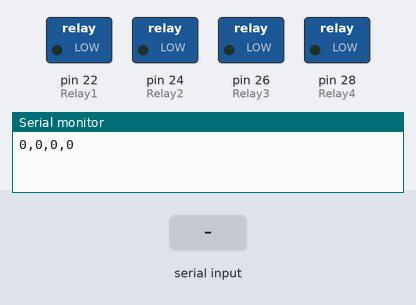
A sketch run on a simulated Arduino Mega 2560, built with avr-gcc and run on an emulated ATmega2560. On the bench: switched loads named in the sketch (green lamp = pin HIGH), the last lines printed to the serial monitor. The inputs (shaded band) are chosen by the test bench.

Above: at 1.2 s.
1.3 s: "a" received over Serial
At 2.7 s:
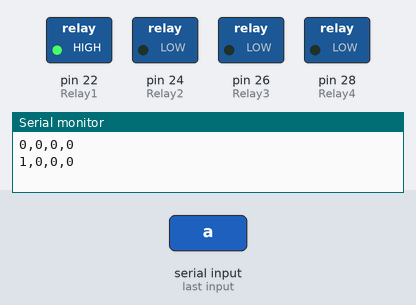
3.5 s: "c" received over Serial
At 4.3 s:
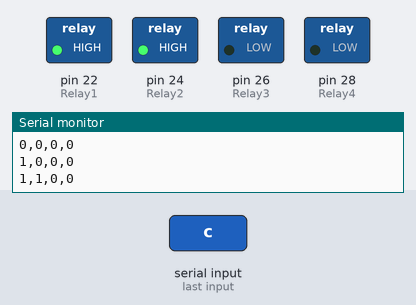
5.5 s: "b" received over Serial
At 7.2 s:
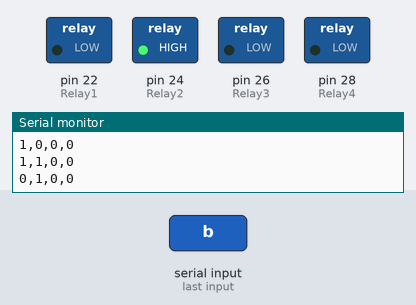
7.5 s: "e" received over Serial
At 8.8 s:
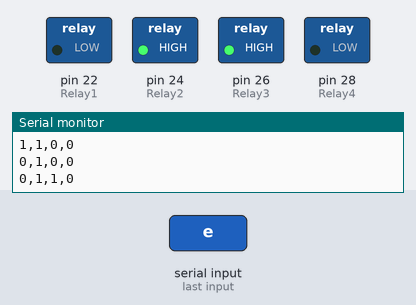
9.5 s: "d" received over Serial
At 10.5 s:
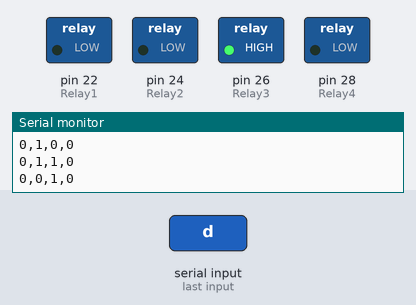
11.5 s: "g" received over Serial
At 13.3 s:
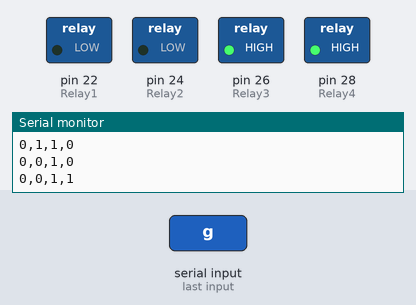
Timing chart, 0 to 14.5 s (numbered marks = the images above; inputs shaded):
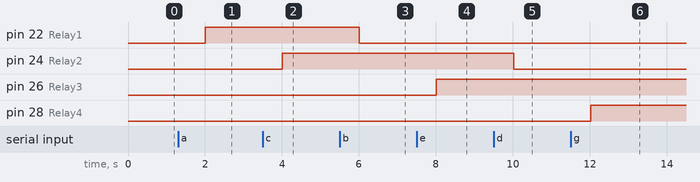

Measured:
- after the input at 1.3 s, pin 22 (Relay1): LOW → HIGH after 0.70 s
- after the input at 3.5 s, pin 24 (Relay2): LOW → HIGH after 0.51 s
- after the input at 5.5 s, pin 22 (Relay1): HIGH → LOW after 0.51 s
- after the input at 7.5 s, pin 26 (Relay3): LOW → HIGH after 0.51 s
- after the input at 9.5 s, pin 24 (Relay2): HIGH → LOW after 0.52 s
- after the input at 11.5 s, pin 28 (Relay4): LOW → HIGH after 0.52 s

The sketch:

Relay.ino
```cpp
#define Relay1 22
#define Relay2 24
#define Relay3 26
#define Relay4 28

int Relay1Value = 0;
int Relay2Value = 0;
int Relay3Value = 0;
int Relay4Value = 0;

void setup()
{
  Serial.begin(9600);
  pinMode(Relay1, OUTPUT);
  pinMode(Relay2, OUTPUT);
  pinMode(Relay3, OUTPUT);
  pinMode(Relay4, OUTPUT);
}

void loop()
{
  if (Serial.available()) {
    delay(3);
    char c = Serial.read();
    if (c == 'a') {
      digitalWrite(Relay1, HIGH);
      Relay1Value = 1;
    }
    if (c == 'b') {
      digitalWrite(Relay1, LOW);
      Relay1Value = 0;
    }
    if (c == 'c') {
      digitalWrite(Relay2, HIGH);
      Relay2Value = 1;
    }
    if (c == 'd') {
      digitalWrite(Relay2, LOW);
      Relay2Value = 0;
    }
    if (c == 'e') {
      digitalWrite(Relay3, HIGH);
      Relay3Value = 1;
    }
    if (c == 'f') {
      digitalWrite(Relay3, LOW);
      Relay3Value = 0;
    }
    if (c == 'g') {
      digitalWrite(Relay4, HIGH);
      Relay4Value = 1;
    }
    if (c == 'h') {
      digitalWrite(Relay4, LOW);
      Relay4Value = 0;
    }
  }
  String data = String(Relay1Value) + "," + String(Relay2Value) + "," + String(Relay3Value) + "," + String(Relay4Value);
  Serial.println(data);
  delay(2000);
}
```
